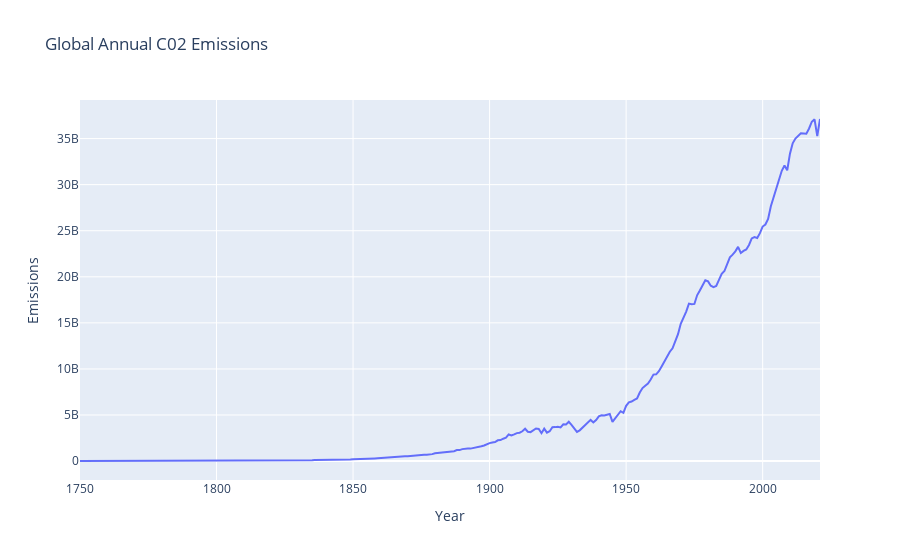

Here is the notebook cell this chart was saved with:
### Code cell
plot = px.line(global_emissions, x='Year', y='Emissions', title='Global Annual C02 Emissions')
plot.show()

### Figure 1 — Plotly figure (JSON) as saved in the notebook; plotly's stock layout.template omitted (floating-point values rounded to 4 significant figures; data arrays with more than 128 entries replaced by an {"elided": "..."} marker saying what was removed)
{"data": [{"hovertemplate": "Year=%{x}<br>Emissions=%{y}<extra></extra>", "legendgroup": "", "line": {"color": "#636efa", "dash": "solid"}, "marker": {"symbol": "circle"}, "mode": "lines", "name": "", "orientation": "v", "showlegend": false, "type": "scatter", "x": {"elided": "272 int values"}, "xaxis": "x", "y": {"elided": "272 int values"}, "yaxis": "y"}], "layout": {"autosize": true, "legend": {"tracegroupgap": 0}, "title": {"text": "Global Annual C02 Emissions"}, "xaxis": {"anchor": "y", "autorange": true, "domain": [0, 1], "range": [1750, 2021], "title": {"text": "Year"}, "type": "linear"}, "yaxis": {"anchor": "x", "autorange": true, "domain": [0, 1], "range": [-2053000000.0, 39190000000.0], "title": {"text": "Emissions"}, "type": "linear"}}}
